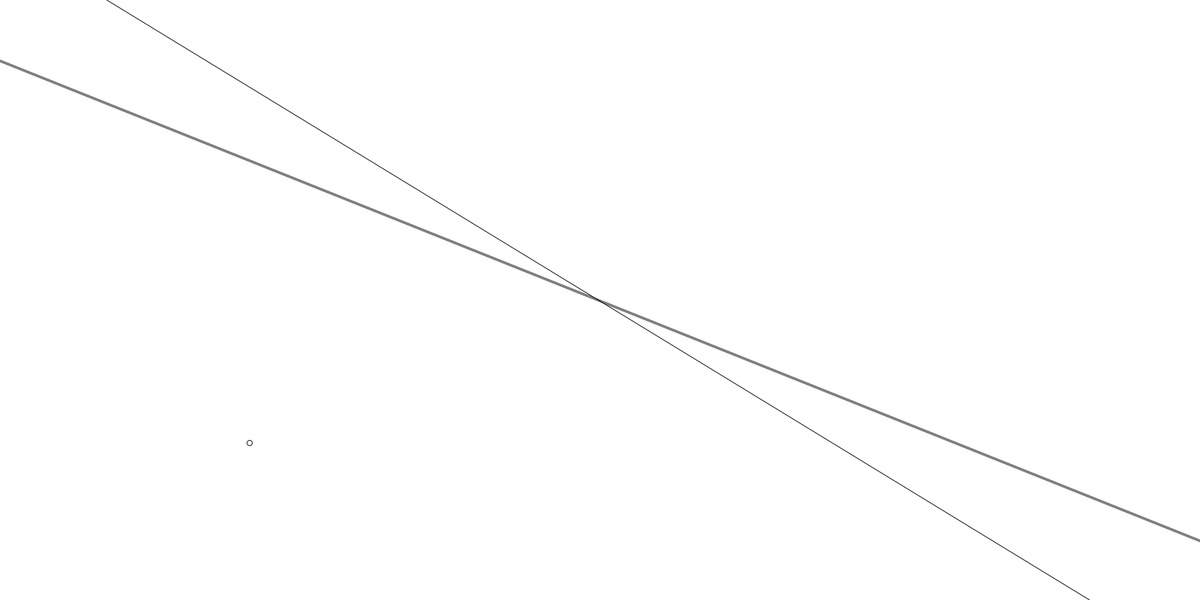
Frame 1 (no input)
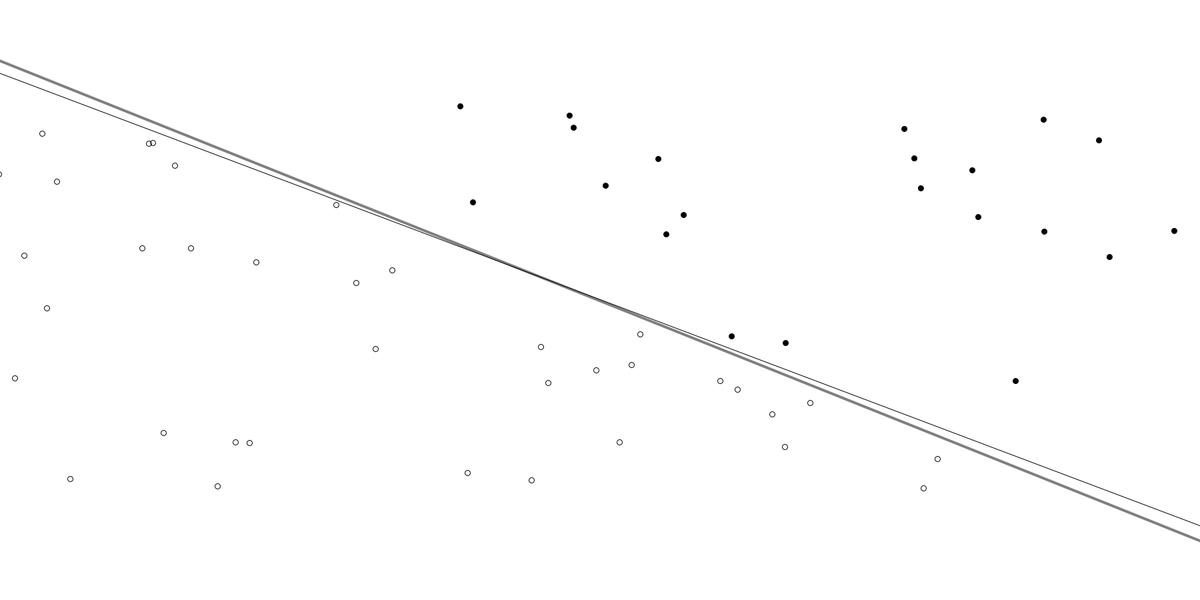
Frame 60 (the mouse pressed at the canvas centre just before this capture)
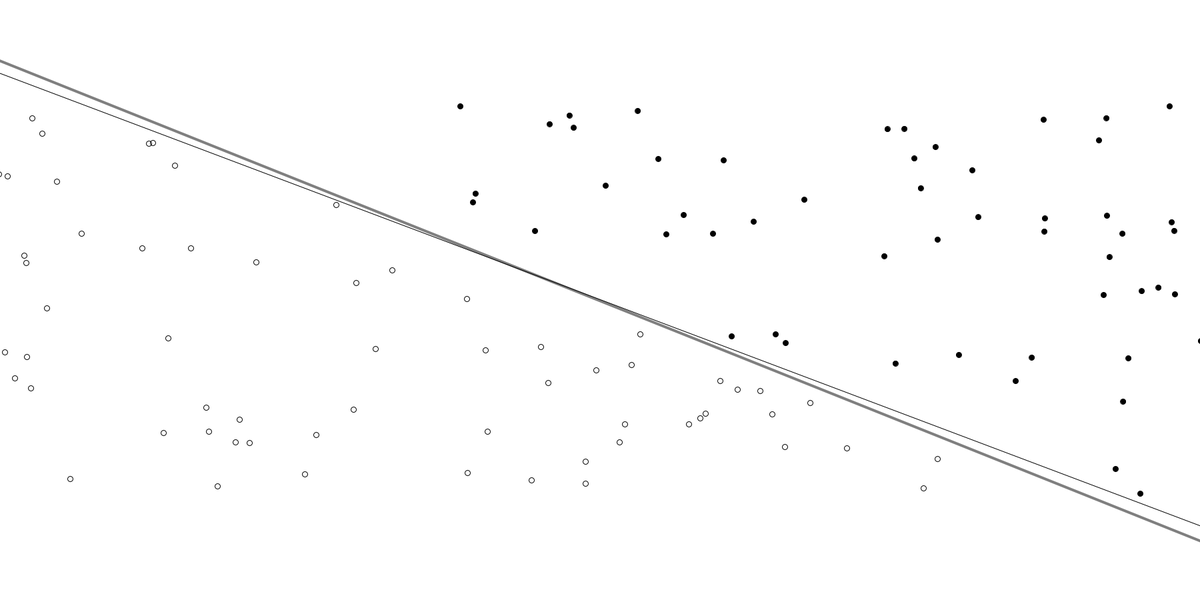
Frame 120 (the mouse held since frame 60 and released just before this capture)

The Processing sketch that drew these frames (run headless with seeded random() and noise(); from frame 60 on, the mouse is pressed at the canvas centre):

// Processing sketch: sketch_170430_first_nn
// ── sketch_170430_first_nn.pde
// A list of points we will use to "train" the perceptron
Trainer[] training = new Trainer[2000];
// A Perceptron object
Perceptron ptron;

// We will train the perceptron with one "Point" object at a time
int count = 0;

// Coordinate space
float xmin = -1000;
float ymin = -300;
float xmax =  1000;
float ymax =  300;

// The function to describe a line 
float f(float x) {
  return 0.4*x+1;
}

void setup() {
  size(1800, 900);

  // The perceptron has 3 inputs -- x, y, and bias
  // Second value is "Learning Constant"
  ptron = new Perceptron(3, 0.001);  // Learning Constant is low just b/c it's fun to watch, this is not necessarily optimal

  // Create a random set of training points and calculate the "known" answer
  for (int i = 0; i < training.length; i++) {
    float x = random(xmin, xmax);
    float y = random(ymin, ymax);
    int answer = 1;
    if (y < f(x)) answer = -1;
    training[i] = new Trainer(x, y, answer);
  }
  smooth();
}


void draw() {
  background(255);
  translate(width/2,height/2);

  // Draw the line
  strokeWeight(4);
  stroke(127);
  float x1 = xmin;
  float y1 = f(x1);
  float x2 = xmax;
  float y2 = f(x2);
  line(x1,y1,x2,y2);

  // Draw the line based on the current weights
  // Formula is weights[0]*x + weights[1]*y + weights[2] = 0
  stroke(0);
  strokeWeight(1);
  float[] weights = ptron.getWeights();
  x1 = xmin;
  y1 = (-weights[2] - weights[0]*x1)/weights[1];
  x2 = xmax;
  y2 = (-weights[2] - weights[0]*x2)/weights[1];
  line(x1,y1,x2,y2);



  // Train the Perceptron with one "training" point at a time
  ptron.train(training[count].inputs, training[count].answer);
  count = (count + 1) % training.length;

  // Draw all the points based on what the Perceptron would "guess"
  // Does not use the "known" correct answer
  for (int i = 0; i < count; i++) {
    stroke(0);
    strokeWeight(1);
    fill(0);
    int guess = ptron.feedforward(training[i].inputs);
    if (guess > 0) noFill();

    ellipse(training[i].inputs[0], training[i].inputs[1], 8, 8);
  }
}
// ── Perceptron.pde
class Perceptron {
  float[] weights;  // Array of weights for inputs
  float c;          // learning constant

  // Perceptron is created with n weights and learning constant
  Perceptron(int n, float c_) {
    weights = new float[n];
    // Start with random weights
    for (int i = 0; i < weights.length; i++) {
      weights[i] = random(-1,1); 
    }
    c = c_;
  }

  // Function to train the Perceptron
  // Weights are adjusted based on "desired" answer
  void train(float[] inputs, int desired) {
    // Guess the result
    int guess = feedforward(inputs);
    // Compute the factor for changing the weight based on the error
    // Error = desired output - guessed output
    // Note this can only be 0, -2, or 2
    // Multiply by learning constant
    float error = desired - guess;
    // Adjust weights based on weightChange * input
    for (int i = 0; i < weights.length; i++) {
      weights[i] += c * error * inputs[i];         
    }
  }

  // Guess -1 or 1 based on input values
  int feedforward(float[] inputs) {
    // Sum all values
    float sum = 0;
    for (int i = 0; i < weights.length; i++) {
      sum += inputs[i]*weights[i];
    }
    // Result is sign of the sum, -1 or 1
    return activate(sum);
  }
  
  int activate(float sum) {
    if (sum > 0) return 1;
    else return -1; 
  }
  
  // Return weights
  float[] getWeights() {
    return weights; 
  }
}
// ── Trainer.pde
class Trainer {
  float[] inputs;
  int answer;
  
  Trainer(float x, float y, int a) {
    inputs=new float[3];
    inputs[0]=x;
    inputs[1]=y;
    inputs[2]=1;
    answer=a;
  }
}
